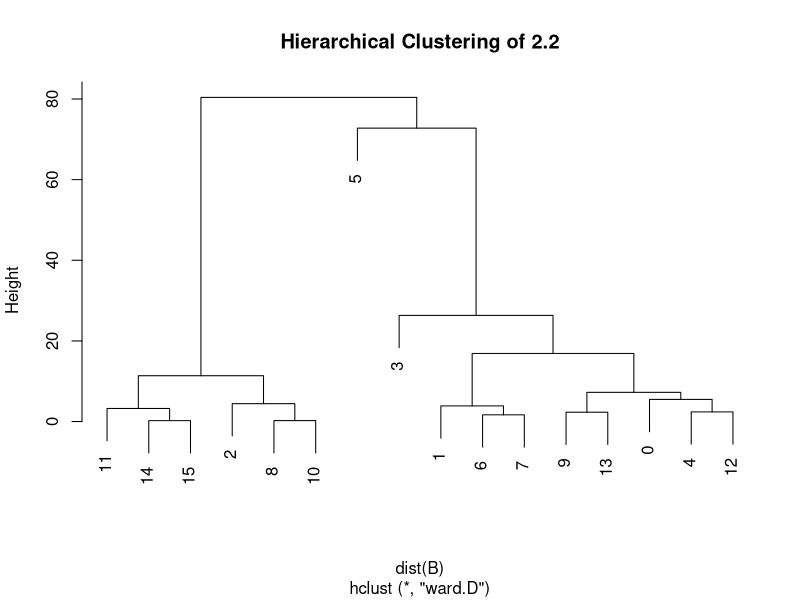

This figure's R source:
E <- read.table( '2.2.cluster.txt', header=TRUE, row.names=1 )
A <- data.matrix(E)
At <- t(A)
B <- A*At
fit <- hclust(dist(B), method="ward.D")
plot(fit, main="Hierarchical Clustering of 2.2")
